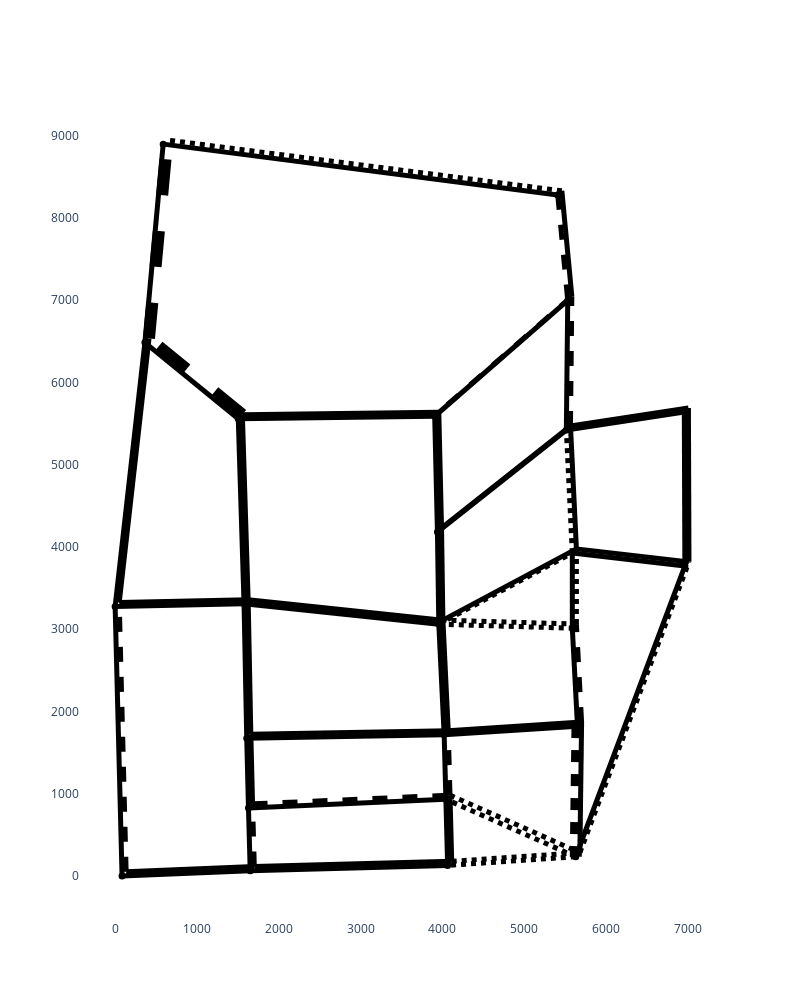

Notebook code cell kept with this figure:
### Code cell
lmbd = 1
#interval = (0, 28800)
#interval = (28800, 57600)
interval = (57600, 86400)
with open('../network/node_locations.json', 'r') as f:
    node_locations = json.load(f)

x = [v[0] for v in node_locations.values()]
y = [v[1] for v in node_locations.values()]



fig = go.Figure()

for edge_name, (source, dest) in edge_connections.items():
    x0, y0 = node_locations[str(source)]
    x1, y1 = node_locations[str(dest)]
    if source>dest:
        offset = 50
    else:
        offset = 0
    edge = int(edge_name.split('_')[0])
    rank = (full_vuls_ranks[(edge, interval)] - sub_vuls_sorted_ranks[lmbd][(edge, interval)])/228

    if rank < -0.6:
        print(edge_name)
    
    fig.add_shape(type="line",
        x0=x0+offset, y0=y0+offset, x1=x1+offset, y1=y1+offset,
        line=dict(
            #color=get_color(rank),
            color='black',
            width=get_width(rank),
            dash=get_dash(rank)
        ))

fig.add_trace(go.Scatter(x=x, y=y, mode='markers', marker=dict(
            color='black',
            size=5,
            line=dict(
                color='black',
                width=2
            ))))
fig.update_layout(dict(width=800, height=1000,  plot_bgcolor='rgba(0,0,0,0)'))
fig.show()

### Figure 1 — Plotly figure (JSON) as saved in the notebook; plotly's stock layout.template omitted (floating-point values rounded to 4 significant figures)
{"data": [{"marker": {"color": "black", "line": {"color": "black", "width": 2}, "size": 5}, "mode": "markers", "type": "scatter", "x": [587.4, 5410.0, 364.0, 1505, 3906.0, 5532.0, 6957.0, 5515.0, 3940.0, 3956.0, 1576.0, 0, 84.71, 1609.0, 4022.0, 5588.0, 5588.0, 6964.0, 5652.0, 5630.0, 4064.0, 4043.0, 1630.0, 1651.0], "y": [8896.0, 8279.0, 6483.0, 5557.0, 5588.0, 6996.0, 5638.0, 5420.0, 4180.0, 3059.0, 3308.0, 3275.0, 0, 1672.0, 1714.0, 3925.0, 3012.0, 3768.0, 1820.0, 232.8, 127, 931.3, 825.5, 63.5]}], "layout": {"height": 1000, "plot_bgcolor": "rgba(0,0,0,0)", "shapes": [{"line": {"color": "black", "dash": "solid", "width": 5}, "type": "line", "x0": 1555, "x1": 1626.0, "y0": 5607.0, "y1": 3358.0}, {"line": {"color": "black", "dash": "solid", "width": 5}, "type": "line", "x0": 3956.0, "x1": 1555, "y0": 5638.0, "y1": 5607.0}, {"line": {"color": "black", "dash": "solid", "width": 5}, "type": "line", "x0": 3906.0, "x1": 5532.0, "y0": 5588.0, "y1": 6996.0}, {"line": {"color": "black", "dash": "solid", "width": 5}, "type": "line", "x0": 3906.0, "x1": 3940.0, "y0": 5588.0, "y1": 4180.0}, {"line": {"color": "black", "dash": "solid", "width": 5}, "type": "line", "x0": 5582.0, "x1": 5460.0, "y0": 7046.0, "y1": 8329.0}, {"line": {"color": "black", "dash": "dash", "width": 5}, "type": "line", "x0": 5582.0, "x1": 3956.0, "y0": 7046.0, "y1": 5638.0}, {"line": {"color": "black", "dash": "solid", "width": 5}, "type": "line", "x0": 5532.0, "x1": 5515.0, "y0": 6996.0, "y1": 5420.0}, {"line": {"color": "black", "dash": "solid", "width": 5}, "type": "line", "x0": 6957.0, "x1": 5515.0, "y0": 5638.0, "y1": 5420.0}, {"line": {"color": "black", "dash": "solid", "width": 5}, "type": "line", "x0": 7007.0, "x1": 7014.0, "y0": 5688.0, "y1": 3818.0}, {"line": {"color": "black", "dash": "dash", "width": 5}, "type": "line", "x0": 5565.0, "x1": 5582.0, "y0": 5470.0, "y1": 7046.0}, {"line": {"color": "black", "dash": "solid", "width": 5}, "type": "line", "x0": 587.4, "x1": 5410.0, "y0": 8896.0, "y1": 8279.0}, {"line": {"color": "black", "dash": "solid", "width": 5}, "type": "line", "x0": 5565.0, "x1": 7007.0, "y0": 5470.0, "y1": 5688.0}, {"line": {"color": "black", "dash": "solid", "width": 5}, "type": "line", "x0": 5515.0, "x1": 3940.0, "y0": 5420.0, "y1": 4180.0}, {"line": {"color": "black", "dash": "solid", "width": 5}, "type": "line", "x0": 5565.0, "x1": 5638.0, "y0": 5470.0, "y1": 3975.0}, {"line": {"color": "black", "dash": "solid", "width": 5}, "type": "line", "x0": 3990.0, "x1": 3956.0, "y0": 4230.0, "y1": 5638.0}, {"line": {"color": "black", "dash": "solid", "width": 5}, "type": "line", "x0": 3990.0, "x1": 5565.0, "y0": 4230.0, "y1": 5470.0}, {"line": {"color": "black", "dash": "solid", "width": 5}, "type": "line", "x0": 3990.0, "x1": 4006.0, "y0": 4230.0, "y1": 3109.0}, {"line": {"color": "black", "dash": "solid", "width": 5}, "type": "line", "x0": 3956.0, "x1": 3940.0, "y0": 3059.0, "y1": 4180.0}, {"line": {"color": "black", "dash": "solid", "width": 5}, "type": "line", "x0": 3956.0, "x1": 1576.0, "y0": 3059.0, "y1": 3308.0}, {"line": {"color": "black", "dash": "solid", "width": 5}, "type": "line", "x0": 3956.0, "x1": 4022.0, "y0": 3059.0, "y1": 1714.0}, {"line": {"color": "black", "dash": "dot", "width": 5}, "type": "line", "x0": 3956.0, "x1": 5588.0, "y0": 3059.0, "y1": 3925.0}, {"line": {"color": "black", "dash": "solid", "width": 5}, "type": "line", "x0": 587.4, "x1": 364.0, "y0": 8896.0, "y1": 6483.0}, {"line": {"color": "black", "dash": "dot", "width": 5}, "type": "line", "x0": 3956.0, "x1": 5588.0, "y0": 3059.0, "y1": 3012.0}, {"line": {"color": "black", "dash": "solid", "width": 5}, "type": "line", "x0": 1576.0, "x1": 1505, "y0": 3308.0, "y1": 5557.0}, {"line": {"color": "black", "dash": "solid", "width": 5}, "type": "line", "x0": 1626.0, "x1": 4006.0, "y0": 3358.0, "y1": 3109.0}, {"line": {"color": "black", "dash": "solid", "width": 5}, "type": "line", "x0": 1576.0, "x1": 0, "y0": 3308.0, "y1": 3275.0}, {"line": {"color": "black", "dash": "solid", "width": 5}, "type": "line", "x0": 1576.0, "x1": 1609.0, "y0": 3308.0, "y1": 1672.0}, {"line": {"color": "black", "dash": "solid", "width": 5}, "type": "line", "x0": 0, "x1": 364.0, "y0": 3275.0, "y1": 6483.0}, {"line": {"color": "black", "dash": "solid", "width": 5}, "type": "line", "x0": 50, "x1": 1626.0, "y0": 3325.0, "y1": 3358.0}, {"line": {"color": "black", "dash": "solid", "width": 5}, "type": "line", "x0": 0, "x1": 84.71, "y0": 3275.0, "y1": 0}, {"line": {"color": "black", "dash": "dash", "width": 5}, "type": "line", "x0": 134.7, "x1": 50, "y0": 50, "y1": 3325.0}, {"line": {"color": "black", "dash": "solid", "width": 5}, "type": "line", "x0": 84.71, "x1": 1651.0, "y0": 0, "y1": 63.5}, {"line": {"color": "black", "dash": "dot", "width": 5}, "type": "line", "x0": 5460.0, "x1": 637.4, "y0": 8329.0, "y1": 8946.0}, {"line": {"color": "black", "dash": "solid", "width": 5}, "type": "line", "x0": 1659.0, "x1": 1626.0, "y0": 1722.0, "y1": 3358.0}, {"line": {"color": "black", "dash": "solid", "width": 5}, "type": "line", "x0": 1609.0, "x1": 4022.0, "y0": 1672.0, "y1": 1714.0}, {"line": {"color": "black", "dash": "solid", "width": 5}, "type": "line", "x0": 1609.0, "x1": 1630.0, "y0": 1672.0, "y1": 825.5}, {"line": {"color": "black", "dash": "solid", "width": 5}, "type": "line", "x0": 4072.0, "x1": 4006.0, "y0": 1764.0, "y1": 3109.0}, {"line": {"color": "black", "dash": "solid", "width": 5}, "type": "line", "x0": 4072.0, "x1": 1659.0, "y0": 1764.0, "y1": 1722.0}, {"line": {"color": "black", "dash": "solid", "width": 5}, "type": "line", "x0": 4022.0, "x1": 5652.0, "y0": 1714.0, "y1": 1820.0}, {"line": {"color": "black", "dash": "solid", "width": 5}, "type": "line", "x0": 4022.0, "x1": 4043.0, "y0": 1714.0, "y1": 931.3}, {"line": {"color": "black", "dash": "dot", "width": 5}, "type": "line", "x0": 5588.0, "x1": 5515.0, "y0": 3925.0, "y1": 5420.0}, {"line": {"color": "black", "dash": "solid", "width": 5}, "type": "line", "x0": 5638.0, "x1": 4006.0, "y0": 3975.0, "y1": 3109.0}, {"line": {"color": "black", "dash": "solid", "width": 5}, "type": "line", "x0": 5588.0, "x1": 5588.0, "y0": 3925.0, "y1": 3012.0}, {"line": {"color": "black", "dash": "dash", "width": 5}, "type": "line", "x0": 5410.0, "x1": 5532.0, "y0": 8279.0, "y1": 6996.0}, {"line": {"color": "black", "dash": "solid", "width": 5}, "type": "line", "x0": 5588.0, "x1": 6964.0, "y0": 3925.0, "y1": 3768.0}, {"line": {"color": "black", "dash": "dot", "width": 5}, "type": "line", "x0": 5638.0, "x1": 4006.0, "y0": 3062.0, "y1": 3109.0}, {"line": {"color": "black", "dash": "dot", "width": 5}, "type": "line", "x0": 5638.0, "x1": 5638.0, "y0": 3062.0, "y1": 3975.0}, {"line": {"color": "black", "dash": "solid", "width": 5}, "type": "line", "x0": 5588.0, "x1": 5652.0, "y0": 3012.0, "y1": 1820.0}, {"line": {"color": "black", "dash": "solid", "width": 5}, "type": "line", "x0": 6964.0, "x1": 6957.0, "y0": 3768.0, "y1": 5638.0}, {"line": {"color": "black", "dash": "solid", "width": 5}, "type": "line", "x0": 7014.0, "x1": 5638.0, "y0": 3818.0, "y1": 3975.0}, {"line": {"color": "black", "dash": "solid", "width": 5}, "type": "line", "x0": 6964.0, "x1": 5630.0, "y0": 3768.0, "y1": 232.8}, {"line": {"color": "black", "dash": "solid", "width": 5}, "type": "line", "x0": 5702.0, "x1": 4072.0, "y0": 1870.0, "y1": 1764.0}, {"line": {"color": "black", "dash": "dash", "width": 5}, "type": "line", "x0": 5702.0, "x1": 5638.0, "y0": 1870.0, "y1": 3062.0}, {"line": {"color": "black", "dash": "dot", "width": 12}, "type": "line", "x0": 5652.0, "x1": 5630.0, "y0": 1820.0, "y1": 232.8}, {"line": {"color": "black", "dash": "dash", "width": 12}, "type": "line", "x0": 414.0, "x1": 637.4, "y0": 6533.0, "y1": 8946.0}, {"line": {"color": "black", "dash": "dot", "width": 5}, "type": "line", "x0": 5680.0, "x1": 7014.0, "y0": 282.8, "y1": 3818.0}, {"line": {"color": "black", "dash": "solid", "width": 5}, "type": "line", "x0": 5680.0, "x1": 5702.0, "y0": 282.8, "y1": 1870.0}, {"line": {"color": "black", "dash": "dot", "width": 5}, "type": "line", "x0": 5630.0, "x1": 4064.0, "y0": 232.8, "y1": 127}, {"line": {"color": "black", "dash": "dot", "width": 5}, "type": "line", "x0": 5630.0, "x1": 4043.0, "y0": 232.8, "y1": 931.3}, {"line": {"color": "black", "dash": "dot", "width": 5}, "type": "line", "x0": 4114.0, "x1": 5680.0, "y0": 177, "y1": 282.8}, {"line": {"color": "black", "dash": "solid", "width": 5}, "type": "line", "x0": 4064.0, "x1": 4043.0, "y0": 127, "y1": 931.3}, {"line": {"color": "black", "dash": "solid", "width": 5}, "type": "line", "x0": 4064.0, "x1": 1651.0, "y0": 127, "y1": 63.5}, {"line": {"color": "black", "dash": "dash", "width": 5}, "type": "line", "x0": 4093.0, "x1": 4072.0, "y0": 981.3, "y1": 1764.0}, {"line": {"color": "black", "dash": "dot", "width": 5}, "type": "line", "x0": 4093.0, "x1": 5680.0, "y0": 981.3, "y1": 282.8}, {"line": {"color": "black", "dash": "solid", "width": 5}, "type": "line", "x0": 4093.0, "x1": 4114.0, "y0": 981.3, "y1": 177}, {"line": {"color": "black", "dash": "solid", "width": 5}, "type": "line", "x0": 364.0, "x1": 1505, "y0": 6483.0, "y1": 5557.0}, {"line": {"color": "black", "dash": "solid", "width": 5}, "type": "line", "x0": 4043.0, "x1": 1630.0, "y0": 931.3, "y1": 825.5}, {"line": {"color": "black", "dash": "solid", "width": 5}, "type": "line", "x0": 1680.0, "x1": 1659.0, "y0": 875.5, "y1": 1722.0}, {"line": {"color": "black", "dash": "dash", "width": 5}, "type": "line", "x0": 1680.0, "x1": 4093.0, "y0": 875.5, "y1": 981.3}, {"line": {"color": "black", "dash": "solid", "width": 5}, "type": "line", "x0": 1630.0, "x1": 1651.0, "y0": 825.5, "y1": 63.5}, {"line": {"color": "black", "dash": "solid", "width": 5}, "type": "line", "x0": 1701.0, "x1": 134.7, "y0": 113.5, "y1": 50}, {"line": {"color": "black", "dash": "solid", "width": 5}, "type": "line", "x0": 1701.0, "x1": 4114.0, "y0": 113.5, "y1": 177}, {"line": {"color": "black", "dash": "dash", "width": 5}, "type": "line", "x0": 1701.0, "x1": 1680.0, "y0": 113.5, "y1": 875.5}, {"line": {"color": "black", "dash": "solid", "width": 5}, "type": "line", "x0": 414.0, "x1": 50, "y0": 6533.0, "y1": 3325.0}, {"line": {"color": "black", "dash": "dash", "width": 12}, "type": "line", "x0": 1555, "x1": 414.0, "y0": 5607.0, "y1": 6533.0}, {"line": {"color": "black", "dash": "solid", "width": 5}, "type": "line", "x0": 1505, "x1": 3906.0, "y0": 5557.0, "y1": 5588.0}], "width": 800}}
